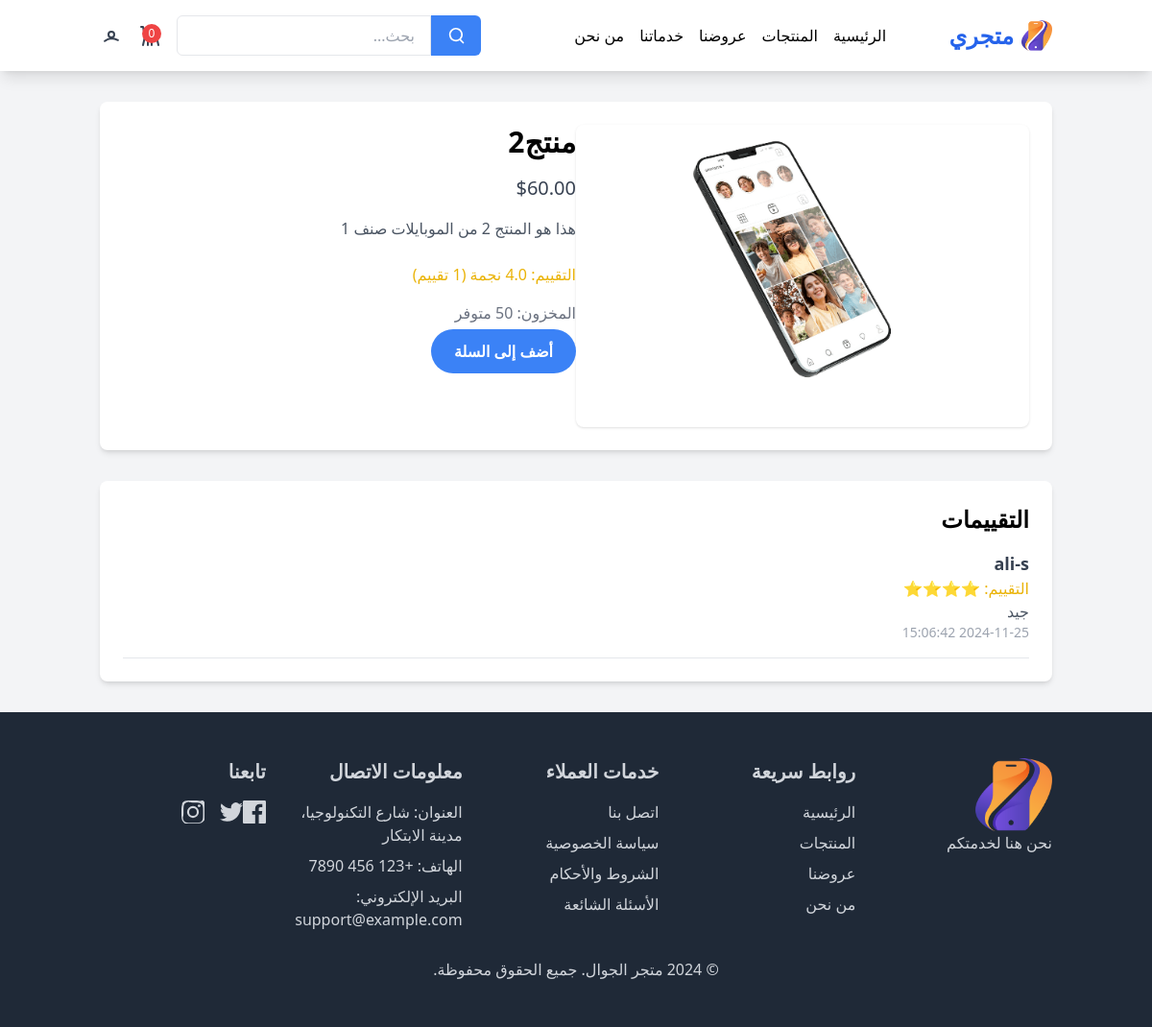
The app's page /product_details.php?id=2 with its own data.
### tables this page shows
CREATE TABLE `products` (
  `id` int NOT NULL,
  `category_id` int NOT NULL,
  `name` varchar(255) NOT NULL,
  `description` text,
  `price` decimal(10,2) NOT NULL,
  `image_url` varchar(255) DEFAULT NULL,
  `stock` int DEFAULT '0',
  `created_at` timestamp NULL DEFAULT CURRENT_TIMESTAMP
);

CREATE TABLE `ratings` (
  `id` int NOT NULL,
  `user_id` int NOT NULL,
  `product_id` int NOT NULL,
  `rating` int NOT NULL,
  `review` text,
  `created_at` timestamp NULL DEFAULT CURRENT_TIMESTAMP
);

CREATE TABLE `users` (
  `id` int NOT NULL,
  `full_name` varchar(255) NOT NULL,
  `email` varchar(255) NOT NULL,
  `password` varchar(255) NOT NULL,
  `created_at` timestamp NULL DEFAULT CURRENT_TIMESTAMP,
  `role` enum('admin','customer','manager','editor') NOT NULL DEFAULT 'customer'
);

### product_details.php (the view, shortened to what this page needs)
<?php
require 'config.php';
$product_id = intval($_GET['id']);
$query = "SELECT p.*, COALESCE(AVG(r.rating), 0) AS average_rating, COUNT(r.id) AS total_reviews
          FROM products p
          LEFT JOIN ratings r ON p.id = r.product_id
          WHERE p.id = ?
          GROUP BY p.id";
$stmt = $conn->prepare($query);
$stmt->bind_param("i", $product_id);
$stmt->execute();
$result = $stmt->get_result();
$product = $result->fetch_assoc();
$reviews_query = "SELECT r.*, u.full_name AS user_name
                  FROM ratings r
                  JOIN users u ON r.user_id = u.id
                  WHERE r.product_id = ?";
$reviews_stmt = $conn->prepare($reviews_query);
$reviews_stmt->bind_param("i", $product_id);
$reviews_stmt->execute();
$reviews_result = $reviews_stmt->get_result();
?>
<!DOCTYPE html>
<html lang="ar" dir="rtl">
<head>
    <script src="https://cdn.tailwindcss.com"></script>
</head>
<body class="bg-gray-100">
    <?php include 'navbar.php'; ?>
    <div class="container mx-auto px-4 py-8">
        <div class="bg-white p-6 rounded-lg shadow-md">
            <div class="flex flex-col md:flex-row">
                <div class="md:w-1/2">
                    <img src="<?php echo htmlspecialchars($product['image_url']); ?>"
                         alt="<?php echo htmlspecialchars($product['name']); ?>"
                         class="w-full h-auto object-cover rounded-lg shadow">
                </div>
                <div class="md:w-1/2 md:pl-8 mt-6 md:mt-0">
                    <h1 class="text-3xl font-bold mb-4"><?php echo htmlspecialchars($product['name']); ?></h1>
                    <p class="text-xl text-gray-700 mb-4">$<?php echo number_format($product['price'], 2); ?></p>
                    <p class="text-gray-600 mb-6"><?php echo nl2br(htmlspecialchars($product['description'])); ?></p>
                    <p class="text-yellow-500 mb-4">
                        التقييم: <?php echo number_format($product['average_rating'], 1); ?> نجمة
                        (<?php echo $product['total_reviews']; ?> تقييم)
                    </p>
                    <p class="text-gray-500 mb-4">المخزون: <?php echo $product['stock'] > 0 ? $product['stock'] . " متوفر" : "غير متوفر"; ?></p>
                    <a href="add_to_cart.php?id=<?php echo $product['id']; ?>"
                       class="bg-blue-500 text-white px-6 py-3 rounded-full font-semibold hover:bg-blue-600">
                        أضف إلى السلة
                    </a>
                </div>
            </div>
        </div>
        <div class="mt-8 bg-white p-6 rounded-lg shadow-md">
            <h2 class="text-2xl font-bold mb-4">التقييمات</h2>
            <?php if ($reviews_result->num_rows > 0): ?>
                <div class="space-y-4">
                    <?php while ($review = $reviews_result->fetch_assoc()): ?>
                        <div class="border-b pb-4">
                            <h3 class="text-lg font-semibold text-gray-700"><?php echo htmlspecialchars($review['user_name']); ?></h3>
                            <p class="text-yellow-500">التقييم: <?php echo str_repeat('⭐', $review['rating']); ?></p>
                            <p class="text-gray-600"><?php echo nl2br(htmlspecialchars($review['review'])); ?></p>
                            <p class="text-gray-400 text-sm"><?php echo htmlspecialchars($review['created_at']); ?></p>
                        </div>
                    <?php endwhile; ?>
                </div>
            <?php else: ?>
                <p class="text-gray-500">لا توجد تقييمات لهذا المنتج بعد.</p>
            <?php endif; ?>
        </div>
    </div>
    <?php include 'footer.php'; ?>
</body>
</html>

### records on screen
products: image_url (picture), name "منتج2", price "60.00", description "هذا هو المنتج 2 من الموبايلات صنف 1"
ratings: user.full_name "ali-s", rating "⭐⭐⭐⭐", review "جيد", created_at "2024-11-25 15:06:42"

### other values on screen
$cart_count "0"
